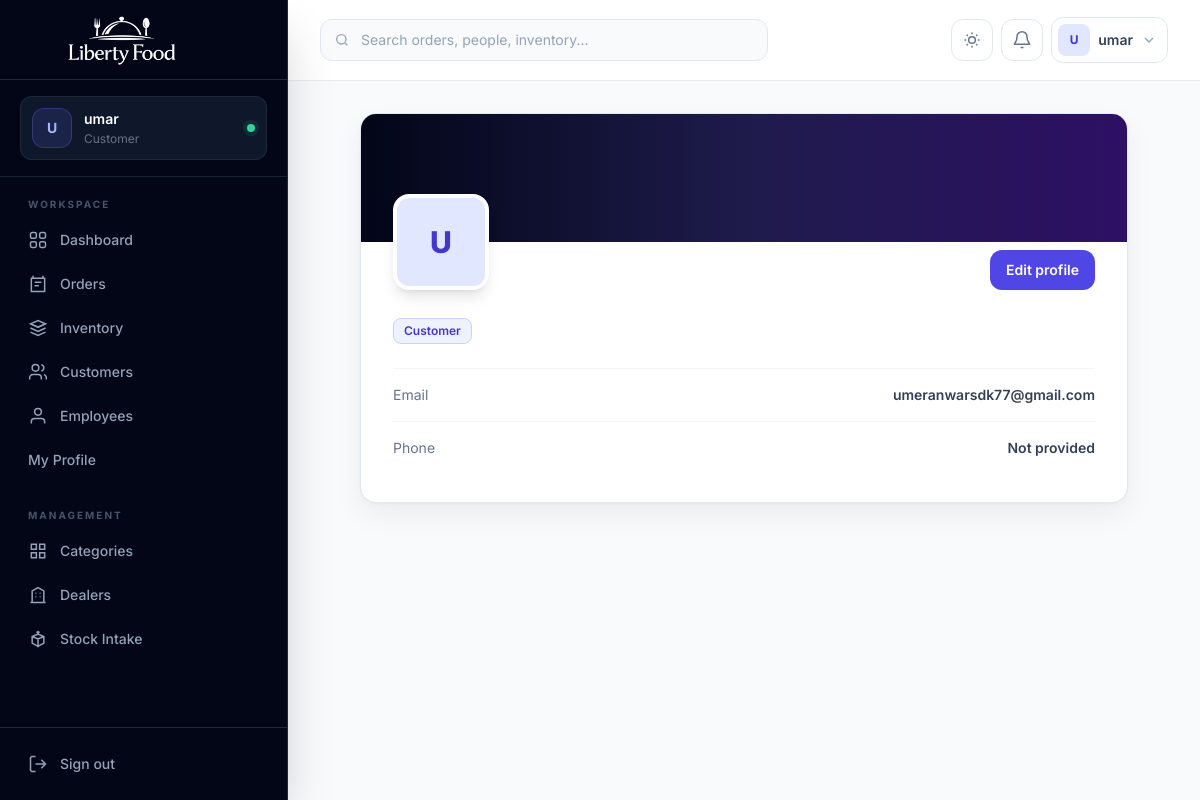
Page /accounts/profile/ (signed in) on the committed database.
### accounts/models.py (models this page shows, shortened)
class CustomUser(AbstractUser):
    email = models.EmailField(unique=True)
    ROLE_CHOICES = (
        ('admin', 'Admin'),
        ('employee', 'Employee'),
        ('customer', 'Customer'),
    )
    role = models.CharField(
        max_length=20,
        choices=ROLE_CHOICES,
        default='customer'
    )
    phone = models.CharField(
        max_length=15,
        blank=True,
        null=True
    )
    profile_image = models.ImageField(
        upload_to='profiles/',
        blank=True,
        null=True
    )

### accounts/views.py (the view)
# urls.py: path('profile/', views.profile, name='profile'),
@login_required
def profile(request):
    return render(request, 'profile.html')

### templates/profile.html (shortened to what this page needs)
{% extends 'base.html' %}
{% block content %}
<div class="mx-auto max-w-3xl">
  <section class="overflow-hidden rounded-2xl border border-slate-200 bg-white shadow-soft dark:border-slate-800 dark:bg-slate-900">
    <div class="h-32 bg-gradient-to-r from-slate-950 via-indigo-950 to-violet-950"></div>
    <div class="px-6 pb-7 sm:px-8">
      <div class="-mt-12 flex flex-col gap-4 sm:flex-row sm:items-end sm:justify-between">
        {% if request.user.profile_image %}
          <img src="{{ request.user.profile_image.url }}" alt="" class="h-24 w-24 rounded-2xl border-4 border-white object-cover shadow-lg dark:border-slate-900">
        {% else %}
          <span class="flex h-24 w-24 items-center justify-center rounded-2xl border-4 border-white bg-indigo-100 text-3xl font-extrabold text-indigo-700 shadow-lg dark:border-slate-900 dark:bg-indigo-500/15 dark:text-indigo-300">{{ request.user.username|slice:":1"|upper }}</span>
        {% endif %}
        {% if request.user.role == 'admin' or request.user.is_superuser %}
          <a href="{% url 'edit_profile' %}" class="rounded-xl bg-indigo-600 px-4 py-2.5 text-center text-sm font-semibold text-white">Edit profile</a>
        {% elif request.user.role == 'employee' %}
          <a href="{% url 'employee_self_update' %}" class="rounded-xl bg-indigo-600 px-4 py-2.5 text-center text-sm font-semibold text-white">Edit profile</a>
        {% endif %}
      </div>
      <span class="mt-2 inline-flex rounded-lg border border-indigo-200 bg-indigo-50 px-2.5 py-1 text-xs font-semibold capitalize text-indigo-700 dark:border-indigo-900 dark:bg-indigo-950/50 dark:text-indigo-300">{{ request.user.role }}</span>
      <dl class="mt-6 divide-y divide-slate-100 border-t border-slate-100 dark:divide-slate-800 dark:border-slate-800">
        <div class="flex justify-between py-4 text-sm"><dt class="text-slate-500">Email</dt><dd class="font-semibold">{{ request.user.email }}</dd></div>
        <div class="flex justify-between py-4 text-sm"><dt class="text-slate-500">Phone</dt><dd class="font-semibold">{{ request.user.phone|default:"Not provided" }}</dd></div>
      </dl>
    </div>
  </section>
</div>
{% endblock %}

### templates/base.html (shortened to what this page needs)
{% load static %}
<!DOCTYPE html>
<html lang="en" class="h-full scroll-smooth">
<head>
  <script src="https://cdn.tailwindcss.com"></script>
</head>
<body class="h-full bg-slate-50 font-sans text-slate-700 antialiased dark:bg-slate-950 dark:text-slate-300">
  <aside id="sidebar" class="fixed inset-y-0 left-0 z-50 flex w-72 -translate-x-full flex-col border-r border-slate-800 bg-slate-950 text-slate-300 shadow-2xl transition-transform duration-300 lg:translate-x-0">
    <div class="flex h-20 items-center gap-3 border-b border-slate-800 px-5">
      <a href="{% url 'home' %}" class="block h-16 w-52" aria-label="Liberty Food home">
        <img src="{% static 'liberty-food-logo-cropped.png' %}" alt="Liberty Food" class="h-full w-full object-contain">
      </a>
    </div>
    <div class="border-b border-slate-800/80 px-5 py-4">
      <div class="flex items-center gap-3 rounded-xl bg-slate-900 px-3 py-3 ring-1 ring-inset ring-slate-800">
        {% if request.user.profile_image %}
          <img src="{{ request.user.profile_image.url }}" alt="{{ request.user.username }}" class="h-10 w-10 rounded-xl object-cover ring-2 ring-indigo-500/40">
        {% else %}
          <div class="flex h-10 w-10 items-center justify-center rounded-xl bg-indigo-500/15 text-sm font-bold uppercase text-indigo-300 ring-1 ring-inset ring-indigo-500/30">
            {{ request.user.username|slice:":1" }}
          </div>
        {% endif %}
        <div class="min-w-0">
          <p class="truncate text-sm font-semibold text-white">{{ request.user.get_full_name|default:request.user.username }}</p>
          <p class="mt-0.5 truncate text-xs capitalize text-slate-500">{{ request.user.role|default:"Team member" }}</p>
        </div>
        <span class="ml-auto h-2 w-2 rounded-full bg-emerald-400 ring-4 ring-emerald-400/10" title="Online"></span>
      </div>
    </div>
    <nav class="flex-1 overflow-y-auto px-4 py-5" aria-label="Primary navigation">
      <p class="mb-2 px-3 text-[10px] font-bold uppercase tracking-[.2em] text-slate-600">Workspace</p>
      <div class="space-y-1">
        <a href="{% url 'home' %}" class="nav-link flex items-center gap-3 rounded-xl px-3 py-2.5 text-sm font-medium transition {% if request.resolver_match.url_name == 'home' %}bg-indigo-500 text-white shadow-lg shadow-indigo-950/30{% else %}text-slate-400 hover:bg-slate-900 hover:text-white{% endif %}">
          <svg class="h-5 w-5" viewBox="0 0 24 24" fill="none" stroke="currentColor" stroke-width="1.8"><rect x="3" y="3" width="7" height="7" rx="2"/><rect x="14" y="3" width="7" height="7" rx="2"/><rect x="3" y="14" width="7" height="7" rx="2"/><rect x="14" y="14" width="7" height="7" rx="2"/></svg>
          Dashboard
        </a>
        {% if request.user.role == 'admin' or request.user.is_superuser %}<a href="{% url 'order_list' %}" class="nav-link flex items-center gap-3 rounded-xl px-3 py-2.5 text-sm font-medium transition {% if 'order' in request.resolver_match.url_name %}bg-indigo-500 text-white shadow-lg shadow-indigo-950/30{% else %}text-slate-400 hover:bg-slate-900 hover:text-white{% endif %}">
          <svg class="h-5 w-5" viewBox="0 0 24 24" fill="none" stroke="currentColor" stroke-width="1.8"><path d="M6 2v4M18 2v4M4 5h16v16H4z"/><path d="M8 10h8M8 14h5"/></svg>
          Orders
        </a>
        <a href="{% url 'fooditem_list' %}" class="nav-link flex items-center gap-3 rounded-xl px-3 py-2.5 text-sm font-medium transition {% if 'fooditem' in request.resolver_match.url_name or request.resolver_match.url_name == 'food_quantity' %}bg-indigo-500 text-white shadow-lg shadow-indigo-950/30{% else %}text-slate-400 hover:bg-slate-900 hover:text-white{% endif %}">
          <svg class="h-5 w-5" viewBox="0 0 24 24" fill="none" stroke="currentColor" stroke-width="1.8"><path d="m3 7 9-4 9 4-9 4-9-4Z"/><path d="m3 7 9 4 9-4M3 12l9 4 9-4M3 17l9 4 9-4"/></svg>
          Inventory
        </a>
        <a href="{% url 'customer_list' %}" class="nav-link flex items-center gap-3 rounded-xl px-3 py-2.5 text-sm font-medium transition {% if 'customer' in request.resolver_match.url_name %}bg-indigo-500 text-white shadow-lg shadow-indigo-950/30{% else %}text-slate-400 hover:bg-slate-900 hover:text-white{% endif %}">
          <svg class="h-5 w-5" viewBox="0 0 24 24" fill="none" stroke="currentColor" stroke-width="1.8"><path d="M16 21v-2a4 4 0 0 0-4-4H6a4 4 0 0 0-4 4v2"/><circle cx="9" cy="7" r="4"/><path d="M22 21v-2a4 4 0 0 0-3-3.87M16 3.13a4 4 0 0 1 0 7.75"/></svg>
          Customers
        </a>
        <a href="{% url 'employee_list' %}" class="nav-link flex items-center gap-3 rounded-xl px-3 py-2.5 text-sm font-medium transition {% if 'employee' in request.resolver_match.url_name or 'salary' in request.resolver_match.url_name %}bg-indigo-500 text-white shadow-lg shadow-indigo-950/30{% else %}text-slate-400 hover:bg-slate-900 hover:text-white{% endif %}">
          <svg class="h-5 w-5" viewBox="0 0 24 24" fill="none" stroke="currentColor" stroke-width="1.8"><path d="M20 21v-2a4 4 0 0 0-4-4H8a4 4 0 0 0-4 4v2"/><circle cx="12" cy="7" r="4"/></svg>
          Employees
        </a>{% endif %}
        {% if request.user.role == 'employee' %}
          <a href="{% url 'profile' %}" class="nav-link flex items-center gap-3 rounded-xl px-3 py-2.5 text-sm font-medium text-slate-400 transition hover:bg-slate-900 hover:text-white">My Profile</a>
          <a href="{% url 'employee_detail' request.user.employee_profile.id %}" class="nav-link flex items-center gap-3 rounded-xl px-3 py-2.5 text-sm font-medium text-slate-400 transition hover:bg-slate-900 hover:text-white">My Salary</a>
          <a href="{% url 'my_transactions' %}" class="nav-link flex items-center gap-3 rounded-xl px-3 py-2.5 text-sm font-medium text-slate-400 transition hover:bg-slate-900 hover:text-white">Transaction History</a>
        {% elif request.user.role == 'customer' %}
          <a href="{% url 'profile' %}" class="nav-link flex items-center gap-3 rounded-xl px-3 py-2.5 text-sm font-medium text-slate-400 transition hover:bg-slate-900 hover:text-white">My Profile</a>
        {% endif %}
      </div>
      {% if request.user.role == 'admin' or request.user.is_superuser %}<p class="mb-2 mt-7 px-3 text-[10px] font-bold uppercase tracking-[.2em] text-slate-600">Management</p>
      <div class="space-y-1">
        <a href="{% url 'category_list' %}" class="nav-link flex items-center gap-3 rounded-xl px-3 py-2.5 text-sm font-medium transition {% if 'category' in request.resolver_match.url_name %}bg-indigo-500 text-white{% else %}text-slate-400 hover:bg-slate-900 hover:text-white{% endif %}">
          <svg class="h-5 w-5" viewBox="0 0 24 24" fill="none" stroke="currentColor" stroke-width="1.8"><path d="M4 4h6v6H4zM14 4h6v6h-6zM4 14h6v6H4zM14 14h6v6h-6z"/></svg>
          Categories
        </a>
        <a href="{% url 'dealer_list' %}" class="nav-link flex items-center gap-3 rounded-xl px-3 py-2.5 text-sm font-medium transition {% if 'dealer' in request.resolver_match.url_name %}bg-indigo-500 text-white{% else %}text-slate-400 hover:bg-slate-900 hover:text-white{% endif %}">
          <svg class="h-5 w-5" viewBox="0 0 24 24" fill="none" stroke="currentColor" stroke-width="1.8"><path d="M3 21h18M5 21V7l7-4 7 4v14M9 10h1M14 10h1M9 14h1M14 14h1"/></svg>
          Dealers
        </a>
        <a href="{% url 'food_quantity' %}" class="nav-link flex items-center gap-3 rounded-xl px-3 py-2.5 text-sm font-medium transition {% if request.resolver_match.url_name == 'food_quantity' %}bg-indigo-500 text-white{% else %}text-slate-400 hover:bg-slate-900 hover:text-white{% endif %}">
          <svg class="h-5 w-5" viewBox="0 0 24 24" fill="none" stroke="currentColor" stroke-width="1.8"><path d="M12 22V12M5 9l7 3 7-3M5 9l7-3 7 3v8l-7 4-7-4V9Z"/><path d="M12 2v4M10 4h4"/></svg>
          Stock Intake
        </a>
      </div>{% endif %}
    </nav>
    <div class="border-t border-slate-800 p-4">
      <a href="{% url 'logout' %}" class="flex items-center gap-3 rounded-xl px-3 py-2.5 text-sm font-medium text-slate-400 transition hover:bg-red-500/10 hover:text-red-400">
        <svg class="h-5 w-5" viewBox="0 0 24 24" fill="none" stroke="currentColor" stroke-width="1.8"><path d="M9 21H5a2 2 0 0 1-2-2V5a2 2 0 0 1 2-2h4M16 17l5-5-5-5M21 12H9"/></svg>
        Sign out
      </a>
    </div>
  </aside>
  <div id="app-main" class="min-h-full transition-all duration-300 lg:ml-72">
    <header id="topbar" class="sticky top-0 z-30 border-b border-slate-200/80 bg-white/90 backdrop-blur-xl dark:border-slate-800 dark:bg-slate-950/85">
      <div class="flex h-20 items-center gap-3 px-4 sm:px-6 lg:px-8">
        {% if request.user.role == 'admin' or request.user.is_superuser %}<form method="GET" action="{% url 'global_search' %}" class="relative hidden w-full max-w-md md:block">
          <input type="search" name="q" placeholder="Search orders, people, inventory..." class="w-full rounded-xl border border-slate-200 bg-slate-50 py-2.5 pl-10 pr-4 text-sm text-slate-900 outline-none transition placeholder:text-slate-400 focus:border-indigo-500 focus:ring-4 focus:ring-indigo-500/10 dark:border-slate-800 dark:bg-slate-900 dark:text-white">
        </form>{% endif %}
        <div class="ml-auto flex items-center gap-2">
          <button id="theme-toggle" type="button" class="rounded-xl border border-slate-200 p-2.5 text-slate-500 transition hover:border-indigo-200 hover:bg-indigo-50 hover:text-indigo-600 dark:border-slate-800 dark:text-slate-400 dark:hover:border-indigo-900 dark:hover:bg-indigo-950/50 dark:hover:text-indigo-400" aria-label="Toggle color theme">
            <svg class="h-5 w-5 dark:hidden" viewBox="0 0 24 24" fill="none" stroke="currentColor" stroke-width="1.8"><path d="M12 3v2M12 19v2M3 12h2M19 12h2M5.64 5.64l1.42 1.42M16.94 16.94l1.42 1.42M18.36 5.64l-1.42 1.42M7.06 16.94l-1.42 1.42"/><circle cx="12" cy="12" r="4"/></svg>
          </button>
          <div class="relative">
            <button id="notification-trigger" type="button" class="relative rounded-xl border border-slate-200 p-2.5 text-slate-500 transition hover:bg-slate-50 dark:border-slate-800 dark:text-slate-400 dark:hover:bg-slate-900" aria-label="Notifications" aria-expanded="false">
              <svg class="h-5 w-5" viewBox="0 0 24 24" fill="none" stroke="currentColor" stroke-width="1.8"><path d="M18 8a6 6 0 0 0-12 0c0 7-3 7-3 9h18c0-2-3-2-3-9M13.7 21h-3.4"/></svg>
            </button>
          </div>
          <div class="relative">
            <button id="profile-trigger" type="button" class="flex items-center gap-2 rounded-xl border border-slate-200 bg-white p-1.5 pr-2.5 transition hover:bg-slate-50 dark:border-slate-800 dark:bg-slate-900 dark:hover:bg-slate-800" aria-expanded="false">
              {% if request.user.profile_image %}
                <img src="{{ request.user.profile_image.url }}" alt="" class="h-8 w-8 rounded-lg object-cover">
              {% else %}
                <span class="flex h-8 w-8 items-center justify-center rounded-lg bg-indigo-100 text-xs font-bold uppercase text-indigo-700 dark:bg-indigo-500/15 dark:text-indigo-300">{{ request.user.username|slice:":1" }}</span>
              {% endif %}
              <span class="hidden max-w-32 truncate text-sm font-semibold text-slate-700 dark:text-slate-200 sm:block">{{ request.user.get_full_name|default:request.user.username }}</span>
              <svg class="hidden h-4 w-4 text-slate-400 sm:block" viewBox="0 0 24 24" fill="none" stroke="currentColor" stroke-width="2"><path d="m6 9 6 6 6-6"/></svg>
            </button>
          </div>
        </div>
      </div>
    </header>
    <main class="px-4 py-6 sm:px-6 lg:px-8 lg:py-8">
      <div class="mx-auto max-w-[1600px]">
        {% block content %}{% endblock %}
      </div>
    </main>
  </div>
</body>
</html>

### templates/base.html (style rules this page uses)
* { scrollbar-width: thin; scrollbar-color: #94a3b8 transparent; }
.nav-link svg, .action-icon svg { pointer-events: none; }

### rows in the picture
CustomUser: user.username "U", user.get_full_name "umar", user.role "Customer", user.email "umeranwarsdk77@gmail.com", user.phone "Not provided"
